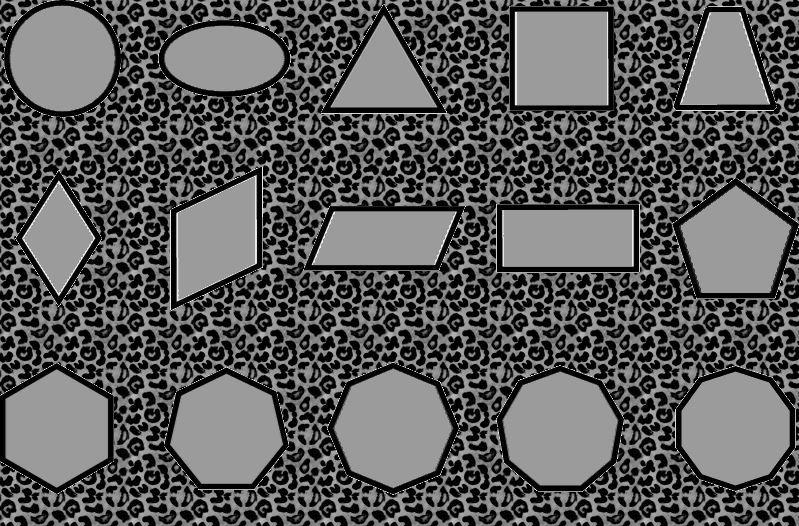
#> input picture challenge/imagens/shapes_leo.jpg, 799 x 526 px
$ python solution.py
#> lines starting #> are read from the running program, lines starting #| are printed output that depends on the picture; after the words box and inside, x2 and y2 are one past the last pixel; in counts of white or black regions, pixels touching at a corner belong together
import cv2
import os

import numpy as np


def detect_circles(path):
	"""
	Detects circles in the given images that have a radius up to
	or bigger than 10px radius.

	:param path: path to the image to be processed.
	"""
#> called with path = 'challenge/imagens/shapes_leo.jpg'

	# Read the image.
	image = cv2.imread(path)
#> image is the input picture: shape (526, 799, 3); min 0, max 239, mean 88.9
	# Make a copy for the final output.
	output = image.copy()
	# Convert it to grayscale.
	image = cv2.cvtColor(image, cv2.COLOR_BGR2GRAY)
#> image: shape (526, 799)
	# Apply erosion and then dilation to the image to remove outer noise.
	kernel = cv2.getStructuringElement(cv2.MORPH_ELLIPSE,(24, 24))
	image = cv2.morphologyEx(image, cv2.MORPH_OPEN, kernel)
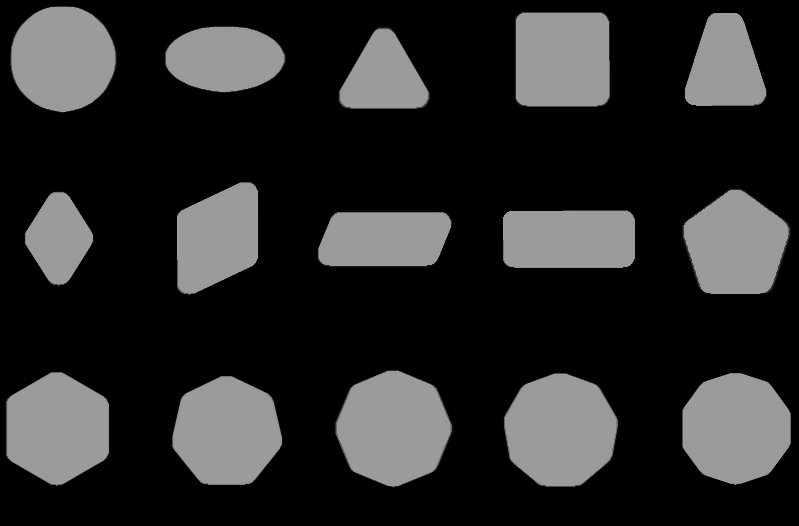
#> image: shape (526, 799); min 0, max 155, mean 42.4
	# Apply some edge detection to further remove unwanted shapes.
	image = cv2.Canny(image, 225, 255)
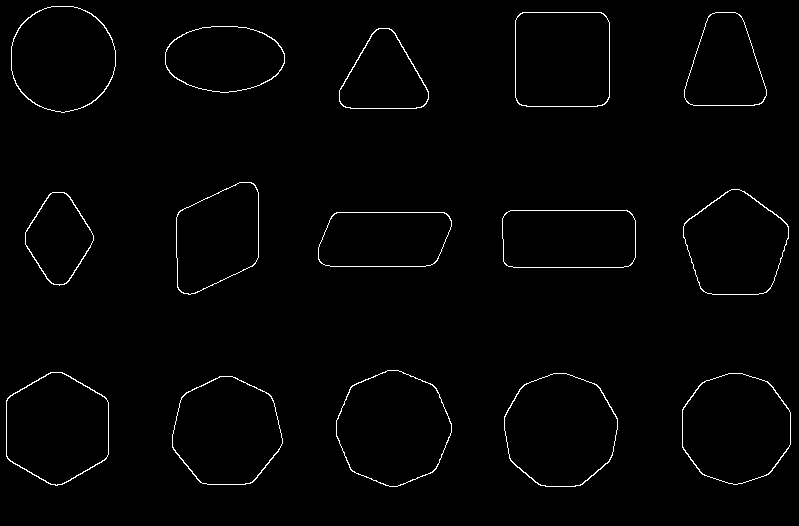
#> image: shape (526, 799); 1.3% white in thin lines or dots, all inside (x1, y1, x2, y2) = (6, 6, 791, 487)

	# Detect the circles.
	circles = cv2.HoughCircles(image, cv2.HOUGH_GRADIENT, 1.4, 100,
                            param1=50, param2=60, minRadius=10, maxRadius=100)
#> circles = [[63.7, 59.5, 52.7]]

	# Check if any circles were found.
	if circles is not None:
		# Convert values in circles array to integers.
		circles = np.round(circles[0, :]).astype("int")
#> circles = [[64, 60, 53]]

		# Draw outlines over the output image in all found circles.
		for (x, y, r) in circles:
			cv2.circle(output, (x, y), r, (0, 255, 255), 2)
#> this loop made 1 pass
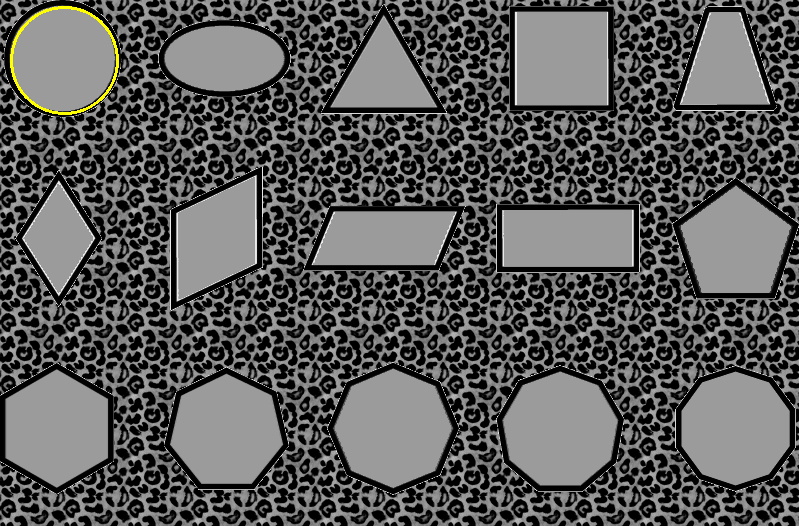
#> output: shape (526, 799, 3); 0.23% of pixels changed, all inside (x1, y1, x2, y2) = (10, 6, 119, 115)

	cv2.imshow('Solution', output)
	cv2.waitKey(0)
	cv2.destroyAllWindows()


if __name__ == '__main__':

	# The paths for the images to be processed.
	images = [os.path.abspath('../challenge/imagens/shapes_leo.jpg'),
			   os.path.abspath('../challenge/imagens/circles.png')]

	for i in images:
		detect_circles(i)
#> pass 2 of the loop `for i in images:`:
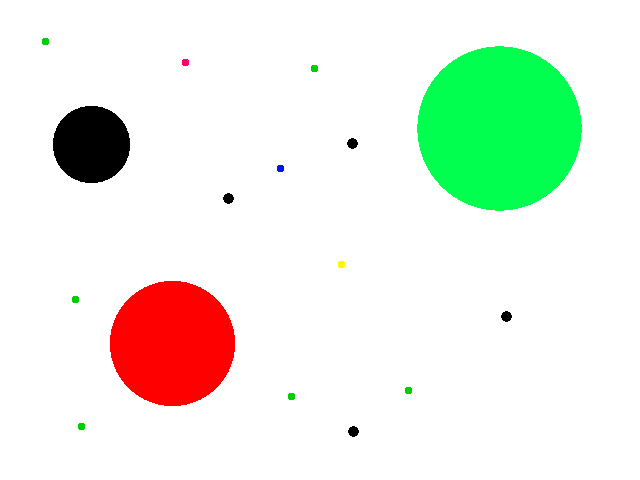
#> input picture challenge/imagens/circles.png, 640 x 480 px
#> in detect_circles, image is the input picture: shape (480, 640, 3); mean B, G, R 228.1, 240.5, 233
#> kernel: shape (24, 24); values 0 (black) and 1 (white), 81.4% white; 4 black regions (1 under 20 px), largest, box (x1, y1, x2, y2) and area: (0, 0, 12, 9) 37, (13, 0, 24, 7) 28, (0, 16, 7, 24) 25
#> in detect_circles (call 2), `image = cv2.Canny(image, 225, 255)`:
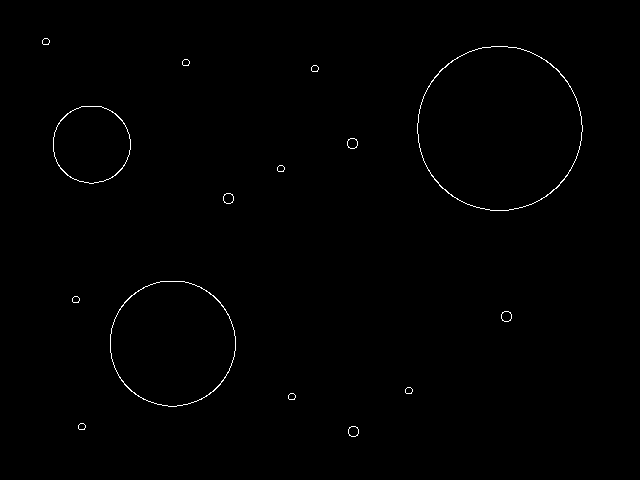
#> image: shape (480, 640); 0.49% white in thin lines or dots, all inside (x1, y1, x2, y2) = (42, 38, 583, 437)
#> in detect_circles (call 2), `circles = cv2.HoughCircles(image, cv2.HOUGH_GRADIENT, 1.4, 100, param1..`: circles = [[171.5, 343.7, 62.78], [500.5, 129.5, 81.82], [91.7, 143.5, 38.56]]
#> in detect_circles (call 2), `circles = np.round(circles[0, :]).astype("int")`: circles = [[172, 344, 63], [500, 130, 82], [92, 144, 39]]
#> the loop in detect_circles (call 2), `for (x, y, r) in circles:` made 3 passes
#> after the loop in detect_circles (call 2), `for (x, y, r) in circles:`:
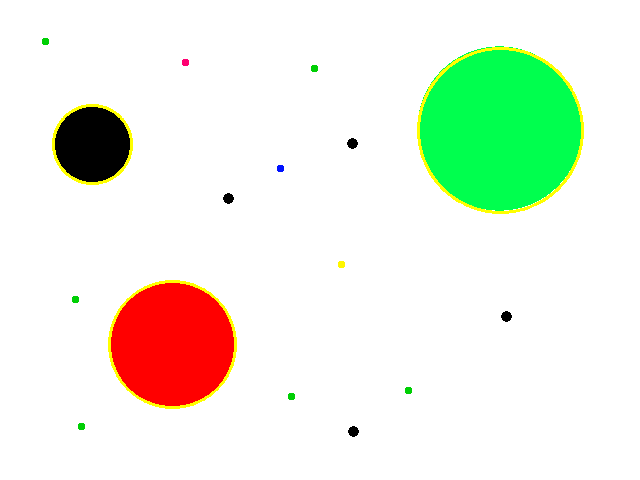
#> output: shape (480, 640, 3); 1.12% of pixels changed, all inside (x1, y1, x2, y2) = (52, 47, 584, 409)
